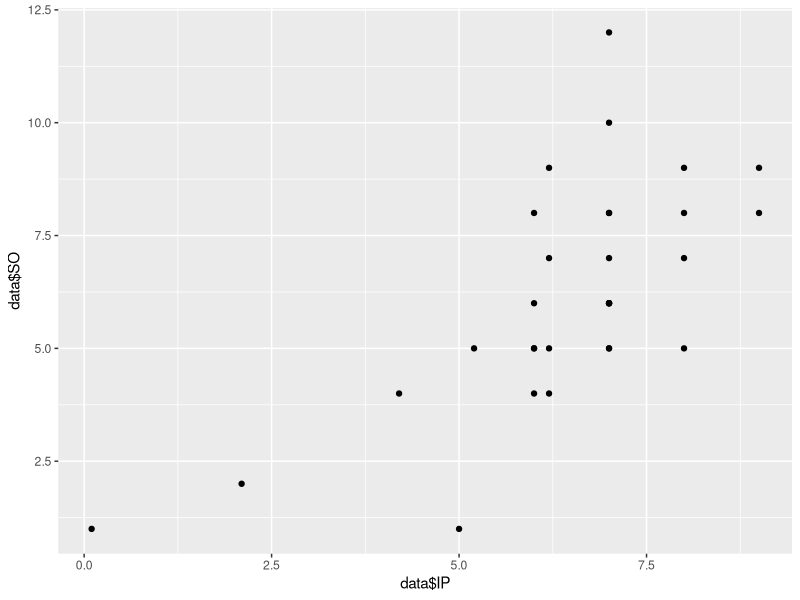
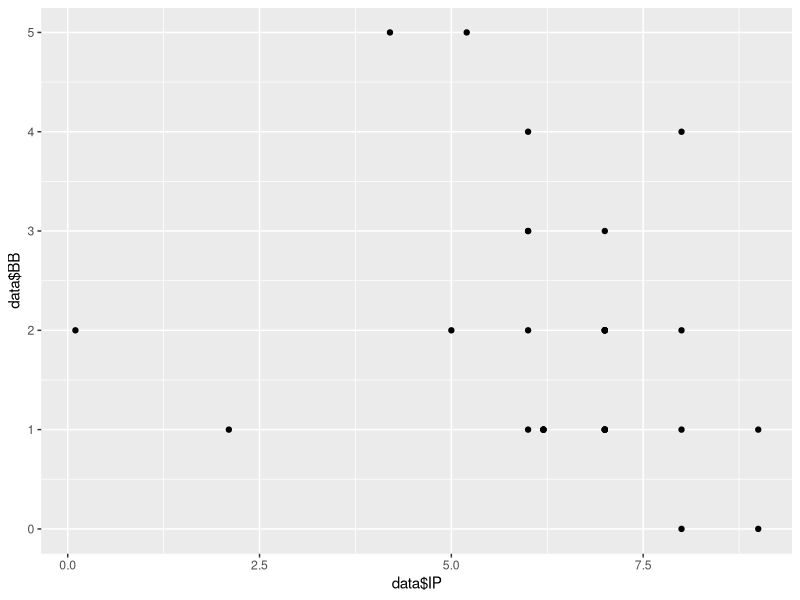
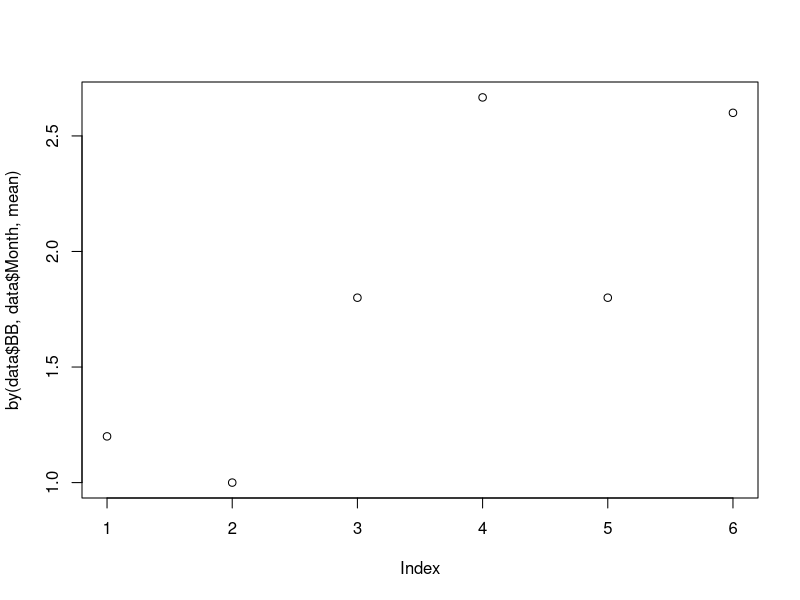

Generate these figures, in order, with R:
setwd("C:/Users/iGuest/Desktop/University of Washington/Quarter 2/INFX 573/Assignments")
#Read the data
library(dplyr)
library(ggplot2)
data <- read.csv("FelixHernandez2015.csv", stringsAsFactors=FALSE)
data2 <- read.csv("FelixHernandez2015.csv", stringsAsFactors=FALSE)

#Q1:  Calculate number of wins
sum(data$W)

#Q2: Calculate mean median & mode
mode <-function(x) 
{
  ux <-unique(x)
  ux[which.max(tabulate(match(x, ux)))]
}

mean(data$SO)
median(data$SO)
mode(data$SO)

#Q3: Plot relationship between
ggplot(data, aes(x = data$IP, y = data$SO)) + geom_point()
ggplot(data, aes(x = data$IP, y = data$BB)) + geom_point()

#Q4: Correlation between innings & strikeouts and innings & walks.
corel.innings_strikeouts <- cor(data$IP, data$SO)
corel.innings_walks <- cor(data$IP, data$BB)

#Q5: Calculate the mean and variance of walks by month (hint: use the by() function like in lab).
#Do you see changing mean walks over time? 
#What about the variability over time? What might the pattern mean?
plot(by(data$BB, data$Month, mean))

#Q6: Does Felix win more on the road or at home?
wins.ontheroad <- filter(data, data$W==1, data$away==1)
wins.athome <- filter(data, data$W==1, data$away==0)
print(nrow(wins.athome) > nrow(wins.ontheroad))
